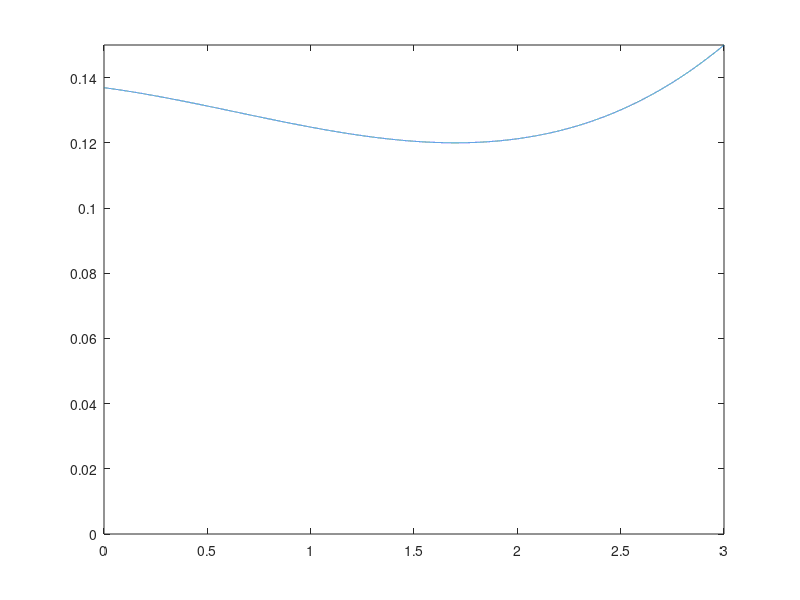

Here is the MATLAB script that generated this plot: (Note: this script raises an error after producing the figure.)
% Creating a floor downforce function based on geometry and airflow as
% opposed to just a numerical approximation
clear all
close all
clc

%% Defining the floor geometry
% Going to start by redefining everything so I can just tweak this section
% Start by defining the floor length and width
FloorLength = 3;
FloorWidth = 1.5;
TunnelWidthFraction = 0.3;
TunnelWidth = FloorWidth * TunnelWidthFraction;
CondiWidth = (1 - TunnelWidthFraction) * FloorWidth;
FloorIndices = 30001;

% Create an array of floor distances based on the floor length
FloorArray = linspace(0, FloorLength, FloorIndices)';

% Start by defining static front and rear ride heights for the condi
% section
StaticRRH = 0.15;
FloorAngle = 0.25;
StaticFRH = StaticRRH - FloorLength * sind(FloorAngle);
%StaticFRH = 0.0943;


% Defining the x and y for the low point of the floor's condi section
Xlow = 1.7;
Ylow = 0.12;
% Will form a quadratic defining the floor profile
temp1 = zeros([4, 4]);
temp2 = zeros([4, 1]);

% Lowering the floor here while working on code
StaticFRH = StaticFRH;
StaticRRH = StaticRRH;
Ylow = Ylow;

temp1(1, 4) = 1;
temp1(2, 1) = FloorLength^3;
temp1(2, 2) = FloorLength^2;
temp1(2, 3) = FloorLength;
temp1(2, 4) = 1;
temp1(3, 1) = Xlow^3;
temp1(3, 2) = Xlow^2;
temp1(3, 3) = Xlow;
temp1(3, 4) = 1;
temp1(4, 1) = 3 * Xlow^2;
temp1(4, 2) = 2 * Xlow;
temp1(4, 3) = 1;

temp2(1) = StaticFRH;
temp2(2) = StaticRRH;
temp2(3) = Ylow;
temp2(4) = 0;

% Solving
values = linsolve(temp1, temp2);
a = values(1);
b = values(2);
c = values(3);
d = values(4);

% Defining the floor profile
FloorProfile = a * FloorArray.^3 + b * FloorArray.^2 + c * FloorArray + d;

% While working on this code will plot this
figure
plot(FloorArray, FloorProfile)
xlim([0, FloorLength])
ylim([0, StaticRRH])
%axis equal

% Now defining the tunnel section
StaticRearMin = 0.08;
StaticFrontMin = StaticRearMin - FloorLength * sind(FloorAngle);

%% Doing the airflow stuff 
% Defining the inlet air conditions
Ti = 293.15; % This is in Kelvin so is 20 degrees celcius
Pi = 10^5; % Atmospheric pressure set to 1 bar
R = 287;
gamma = 1.4;
density = Pi / (287 * Ti);
% Will assume density is constant throughout
SoSi = sqrt(gamma * R * Ti);

% Define the car speed which is also inlet air speed
vCar = 120; % This is in kph will convert to m/s
vCar = (vCar * 10^3)/3600;

% Calculating inlet mass flow
mdot = density * vCar * FloorWidth * StaticFRH;

% Splitting to the two sections
mdotcondi = 0.9 * mdot;
mdotTunnel = 0.1 * mdot;

% Recalculating airspeed for the condi and tunnel sections
airspeedcondi = mdotcondi / (CondiWidth * StaticFRH * density);
airpseedTunnel = mdotTunnel / (TunnelWidth * StaticFrontMin * density);

Mi = vCar / SoSi;

% Defining empty arrays to be populated
airspeeds = zeros([FloorIndices, 1]);
airMachs = zeros([FloorIndices, 1]);
airPressures = zeros([FloorIndices, 1]);
airTemps = zeros([FloorIndices, 1]);
Sos = zeros([FloorIndices, 1]);

airspeeds(1) = vCar;
airMachs(1) = Mi;
airPressures(1) = Pi;
airTemps(1) = Ti;
Sos(1) = SoSi;

% Defining an array of areas
A = FloorProfile * FloorWidth;

% Defining the constants to be used throughout
constant1 = Ti * (1 + 0.5 * (gamma - 1) * Mi^2);
constant2 = Ti / (Pi^((gamma - 1) / gamma));

% Pre setting the shock flag
shock = false;

% Setting the shock mach multiplier
ShockMulti = 2.1;

% Running the for loop across the length of the floor
for i = 2:FloorIndices
    if ~shock
        % Finding the new air speed
        deltaA = A(i) - A(i-1);
        deltaairspeeds = (airspeeds(i-1) * deltaA) / (A(i-1) * (airMachs(i-1)^2 - 1));
    
        airspeeds(i) = airspeeds(i-1) + deltaairspeeds;
        
        % Finding the new air temp
        airTemps(i) = constant1 - (((gamma - 1) * airspeeds(i)^2) / (2 * gamma * R));
    
        % Finding the new mach number
        Sos(i) = sqrt(gamma * R * airTemps(i));
        airMachs(i) = airspeeds(i) / Sos(i);
    
        % Once mach is found want to check if it is greater than 1 and if so
        % correct it as a normal shock would have occurred
        if airMachs(i) > 0.99
            shock = true;
            airMachs(i) = ShockMulti * airMachs(i);
        end

        % Finding the new air pressure
        airPressures(i) = (airTemps(i) / constant2) ^ (gamma / (gamma - 1));
    else
        % This part runs if mach number was above 1
        airMachs(i) = sqrt((1 + 0.5 * (gamma - 1) * airMachs(i-1)^2) / (gamma * airMachs(i-1)^2 - 0.5 * (gamma - 1)));

        airMachs(i) = airMachs(i) * 1/ShockMulti;
    
        airTemps(i) = (airTemps(i-1) * (1 + 0.5 * (gamma - 1) * airMachs(i-1)^2)) / (1 + 0.5 * (gamma - 1) * airMachs(i)^2);

        Sos(i) = sqrt(gamma * R * airTemps(i));

        airspeeds(i) = airMachs(i) * Sos(i);

        airPressures(i) = (airPressures(i-1) * (1 + gamma * airMachs(i-1)^2)) / (1 + gamma * airMachs(i)^2);

        shock = false;
    end
end

% Plotting the variation of area, air speed, mach number and pressure along
% the length of the floor
figure 
tiledlayout(2, 2)
nexttile
plot(FloorArray, A)
xlabel('Distance along the floor (m)')
ylabel('Floor cross sectional area (m^2)')

nexttile
plot(FloorArray, airspeeds)
xlabel('Distance along the floor (m)')
ylabel('Air speed under the floor (m/s)')

nexttile
plot(FloorArray, airMachs)
xlabel('Distance along the floor (m)')
ylabel('Mach number under the floor')

nexttile
plot(FloorArray, airPressures)
xlabel('Distance along the floor (m)')
ylabel('Air pressure under the floor (kg/m^2)')

% Finding the difference between the pressure under the floor and the
% ambient pressure
deltaP = Pi - airPressures;

% Integrating this over the floor area to find the overall downforce
% generated by the floor
Downforce = sum(deltaP * FloorWidth * (FloorArray(2) - FloorArray(1)));

% Converting this to kilograms of downforce
DownforceKG = Downforce / 9.81;

% Printing the output value
disp(DownforceKG)